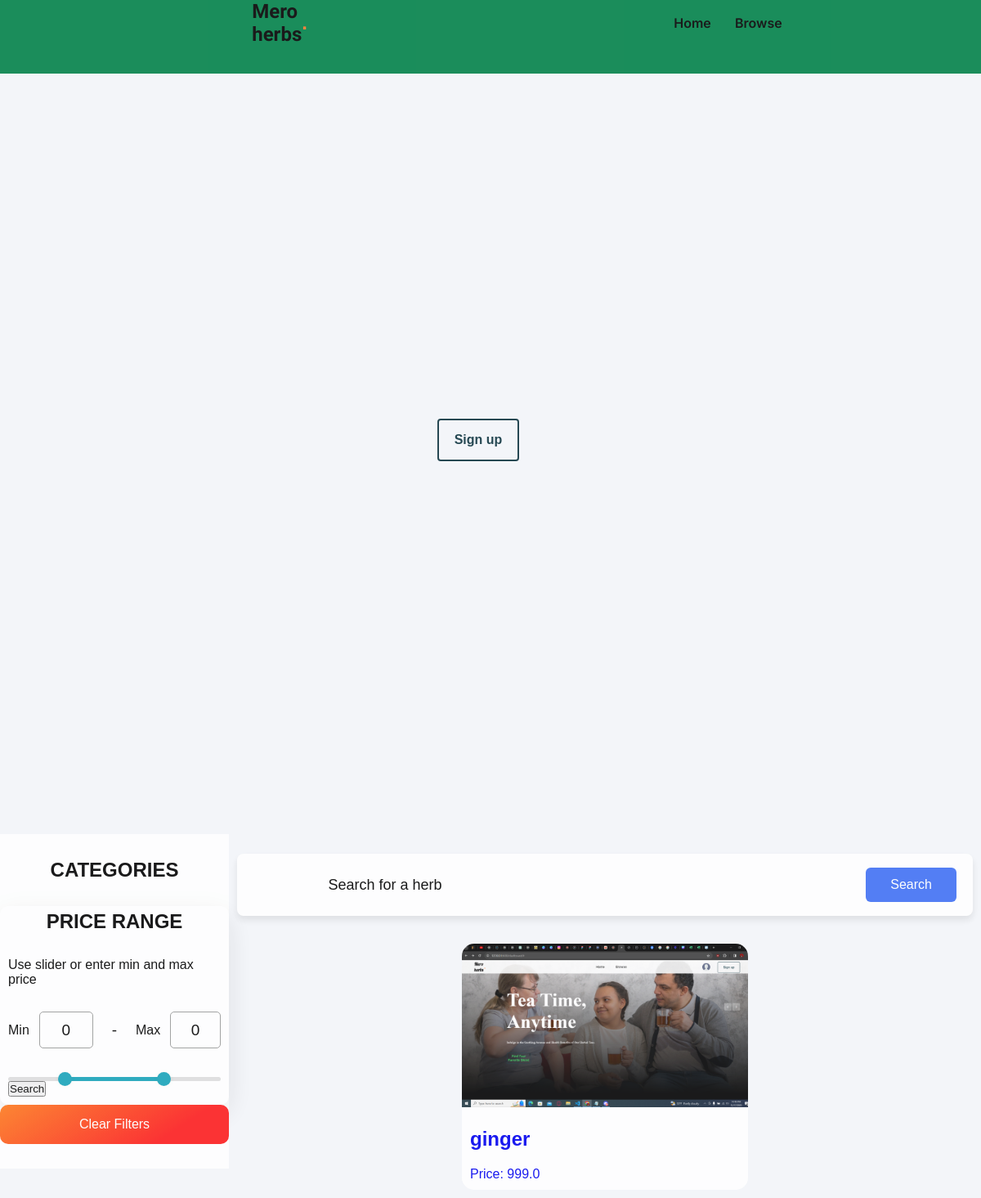
/category/medicinal herbs, run on an earlier commit of the app's database.
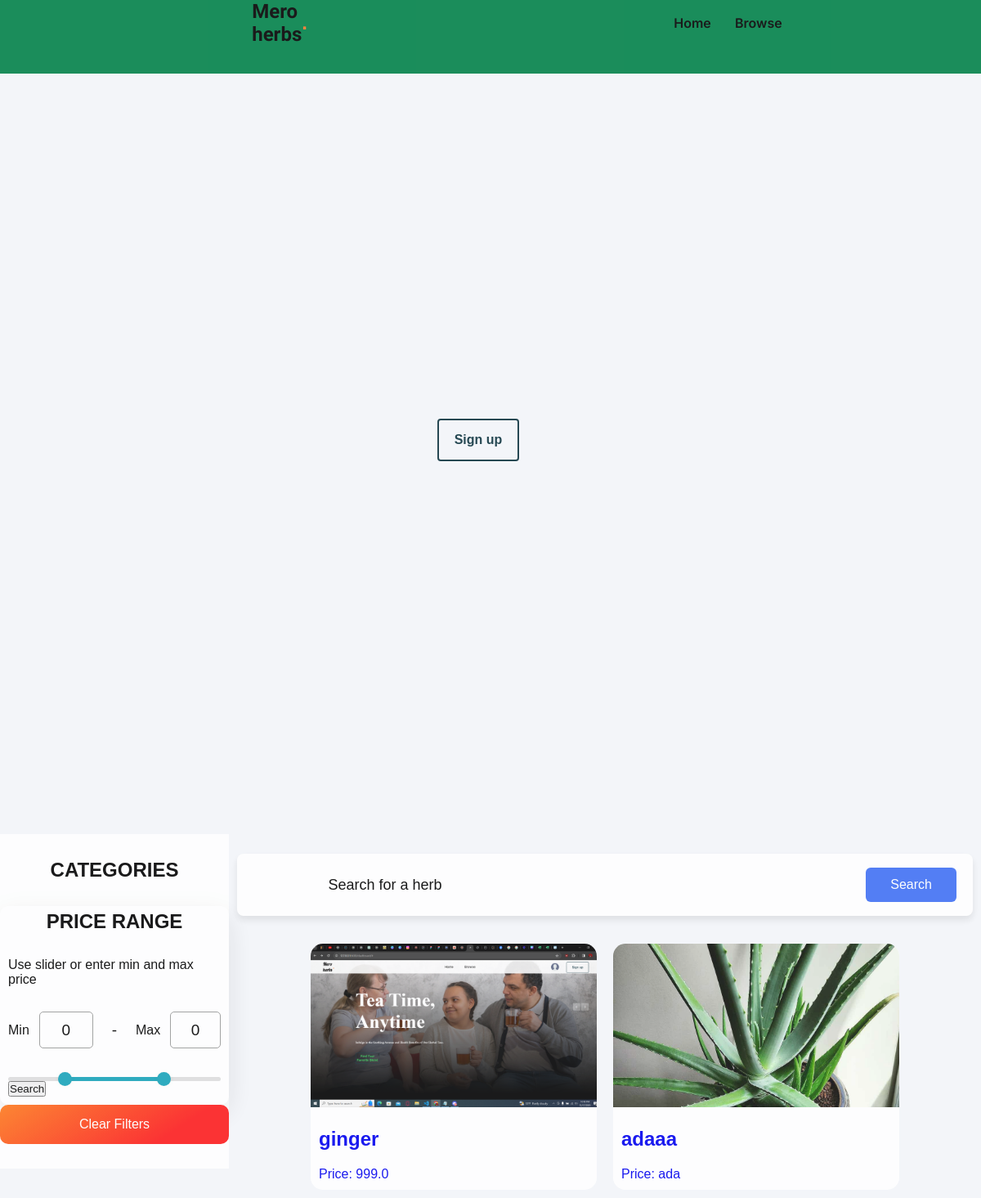
And on a later commit of the database.
### item/models.py (models this page shows, shortened)
class Item(models.Model):
    category = models.ForeignKey(Category, related_name='items', on_delete=models.CASCADE)
    name = models.CharField(max_length=255)
    scientific_name = models.CharField(max_length=255, default='')
    description = models.TextField(blank=True, null=True)
    usage_and_benefits = models.TextField(default='', blank=False, null=False)
    price = models.CharField(max_length=255)
    quantity_available = models.CharField(max_length=255)
    image = models.ImageField(upload_to='item_images', blank=True, null=True)
    is_sold = models.BooleanField(default=False)
    created_by = models.ForeignKey(User, related_name='items', on_delete=models.CASCADE)
    created_at = models.DateTimeField(auto_now_add=True)
    discount = models.DecimalField(max_digits=5, decimal_places=2, default=0)  # New field for discount
    discounted_price = models.DecimalField(max_digits=10, decimal_places=2, null=True, blank=True)

### item/views.py (the view)
# urls.py: path('category/<str:pro>',views.Category_view,name="category_view"),
def Category_view(request,pro):
    category=Category.objects.get(name=pro)
    product=Item.objects.filter(category=category)
    return render(request,'item/browse.html',{'items':product,'category':category})

### item/templates/item/browse.html (shortened to what this page needs)
<!DOCTYPE html>
{% load static %}
<html lang="en">
<head>
    <link rel="stylesheet" href="{% static 'browse.css' %}">
    <link rel="stylesheet" href="https://cdnjs.cloudflare.com/ajax/libs/font-awesome/4.7.0/css/font-awesome.min.css">
</head>
<body class="bg-gray-100 font-sans">
    {% include 'dashboard/navbar.html'%}
    <div class="wrapper">
        <div class="content_wrapper">
            <div class="sidebar">
                <h2>Categories</h2>
                <div class="Priceslide">
                    <header>
                      <h2>Price Range</h2>
                      <p>Use slider or enter min and max price</p>
                    </header>
                    <form method="get" action="">
                    <div class="price-input">
                      <div class="field">
                        <span>Min</span>
                        <input type="number" name="input_min" class="input-min" value="0">
                    </div>
                    <div class="separator">-</div>
                      <div class="field">
                        <span>Max</span>
                        <input type="number" name="input_max" class="input-max" value="0">
                      </div>
                    </div>
                    <div class="slider">
                      <div class="progress"></div>
                    </div>
                    <button>Search</button>
                    </form>
                </div>
                <div class="clearbtn">
                    <a href="{% url 'item:browse'%}" class="py-3 px-4 bg-yellow-500 text-lg rounded-xl text-white">Clear Filters</a>
                </div>
            </div>
            <div class="main_content">
                <div class="input-box">
                    <form method="get" action="{% url 'item:browse' %}" class="flex items-center w-full">
                        <input name="query" class="flex-grow py-4 px-4 sm:px-6 md:px-8 lg:px-10 xl:px-12 border rounded-xl" type="text" value="{{query}}" placeholder="Search for a herb">
                        <button class="btn">Search</button>
                    </form>
                </div>
                <div class="container-card">
                    {% for item in items.all %}
                        <div class="card bg-herb-box rounded-xl mb-6">
                            <a href="{% url 'item:detail' item.id %}">
                                <div class="card-image" style="background-image: url('{{ item.image.url }}');"></div>
                                <div class="p-4">
                                    <h2 class="text-xl text-black font-semibold">{{ item.name }}</h2>
                                    <p class="text-gray-500">Price: {{ item.price }}</p>
                                </div>
                            </a>
                        </div>
                    {% endfor %}
                </div>
            </div>
        </div>
</body>
</html>

What changed in the data, as far as the page shows it:
added Item: image (picture), name "adaaa", price "ada"
